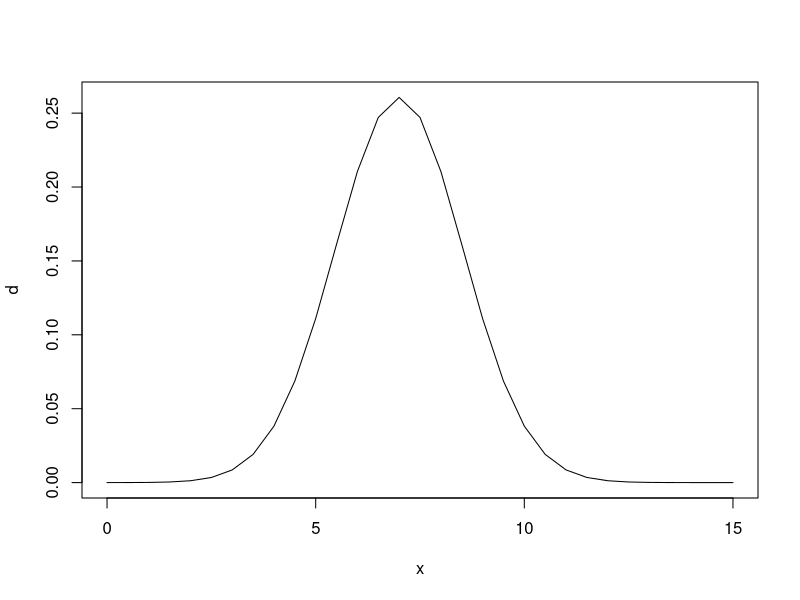
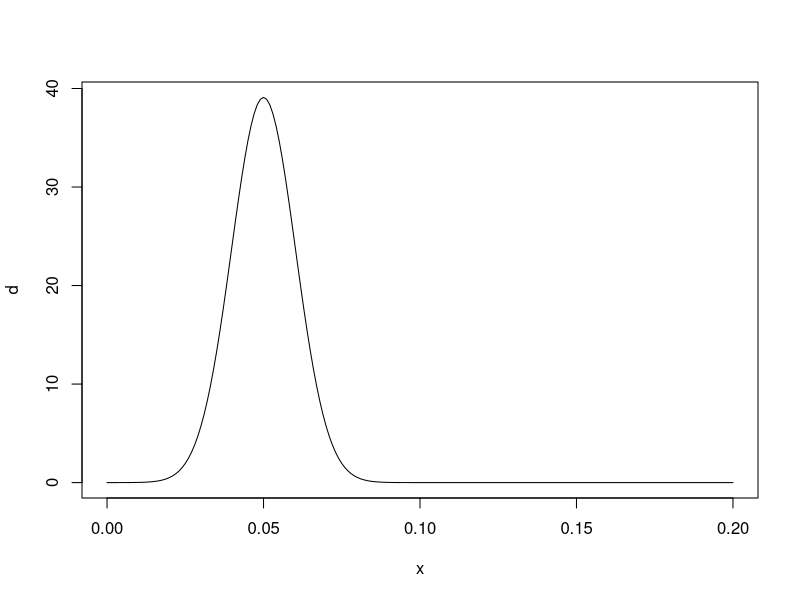
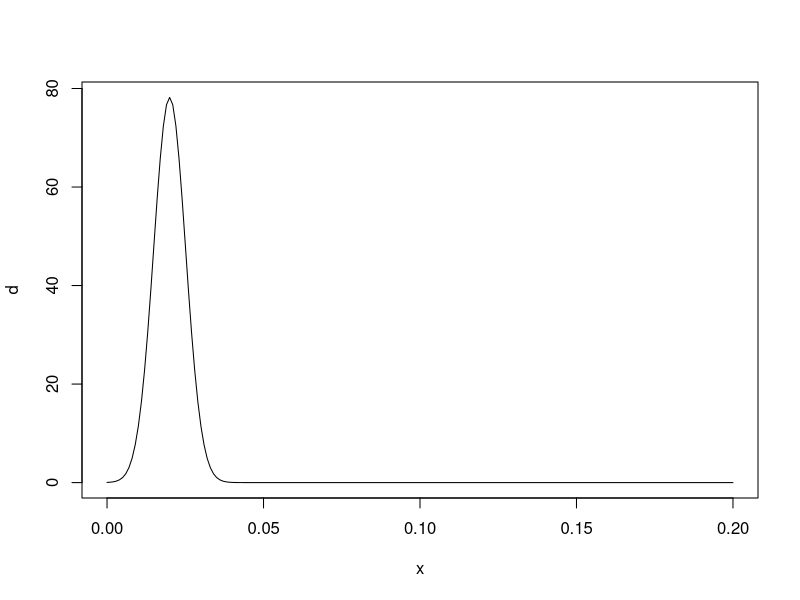

These charts were generated, in order, by the following R code: (Note: this script raises an error after producing the figures.)
#First we are going to set up probability distributions for our beliefs about the inputs
#We've been told ARPU is about £7 and it's very unlikely to be higher than £10 or lower than £4
#So we'll go for a normal distribution centred at 7 with 5% and 95% quantiles at 4 and 10

#Show how we get the variance

arpu.sd<-3/1.96
x<-seq(0, 15,by=0.5)
d<-dnorm(x, 7, arpu.sd)
plot(x, d, type='l')

#Do the same for acquisition and churn

acq.sd<-0.02/1.96
x<-seq(0, 0.2,by=0.001)
d<-dnorm(x, 0.05, acq.sd)
plot(x, d, type='l')

ch.sd<-0.01/1.96
x<-seq(0, 0.2,by=0.001)
d<-dnorm(x, 0.02, ch.sd)
plot(x, d, type='l')

#I'm to lazy to do the maths for this so I'll write a function
n.cust<-50000

revenue<-function(arpu, acq, ch, n.cust){
  
  num.cust<-n.cust
  
  for (m in 1:12){
    
    num.cust<-num.cust+acq*num.cust-ch*num.cust
  }
  
  return(num.cust*arpu)
  
}

#Now let's simulate 10k values from each of our distributions

sim.arpu<-rnorm(10000, 7, arpu.sd)
sim.acq<-rnorm(10000, 0.05, acq.sd)
sim.ch<-rnorm(10000, 0.02, ch.sd)

#We can then apply the function to these values to get a distribution for end of year revenue

sim.rev<-mapply(revenue, sim.arpu, sim.acq, sim.ch)

summary(sim.rev)

hist(sim.rev)
plot(density(sim.rev))

#Note the distribution is slightly skewed 
